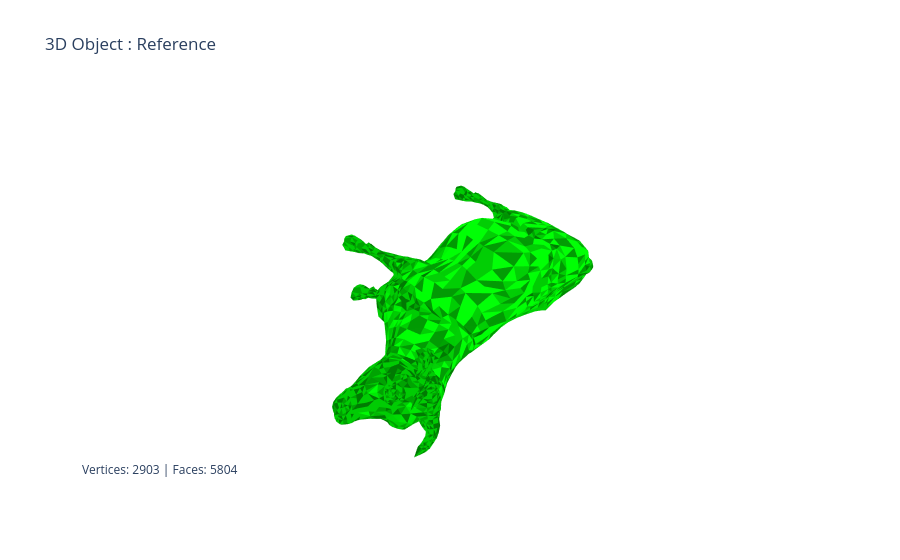
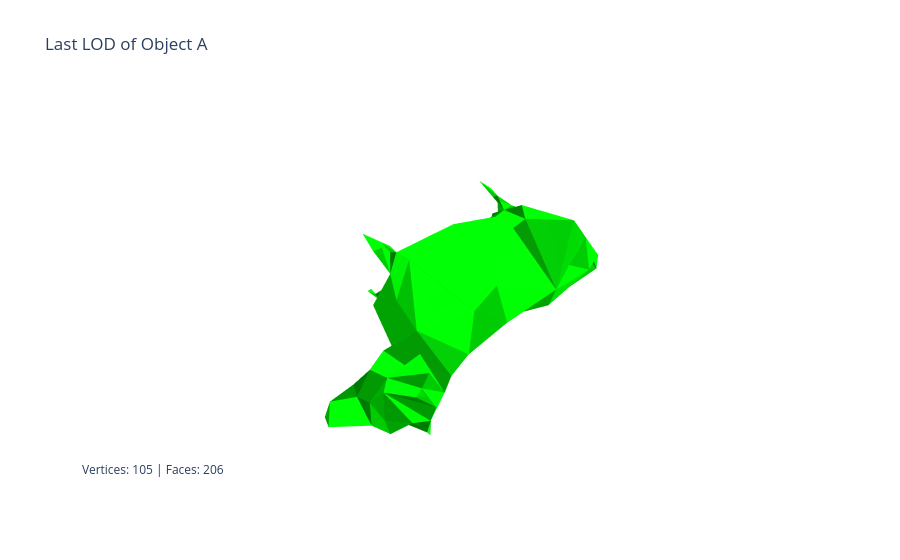
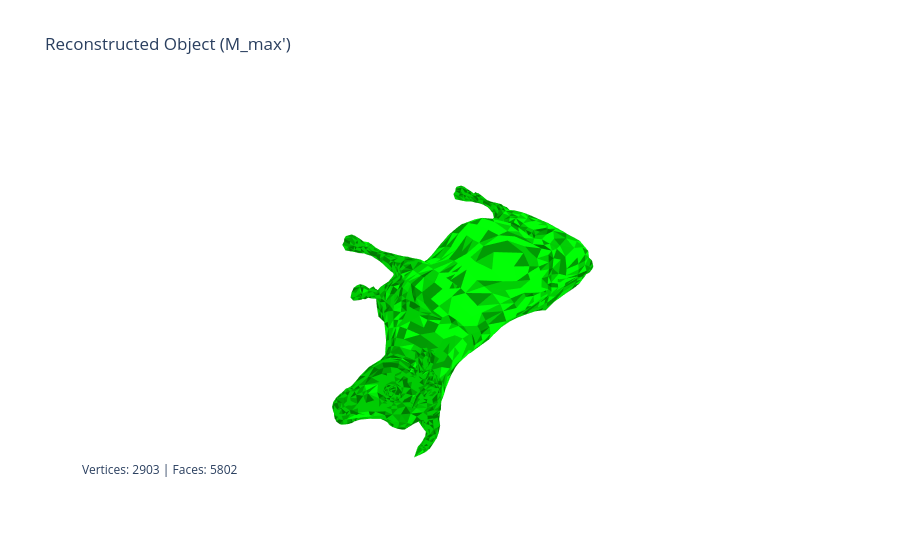

The notebook cell these images were saved under, in order:
### Markdown cell above
## Loading model

### Code cell
from MeshObjects import * 
from obja.obja import Output 
import os 

# Parramètres 
obj_name = "cow" 
model_path = f"models/{obj_name}.obj"
export_dir = f"./export/{obj_name}"
os.makedirs(export_dir, exist_ok=True) 
obj_path = f"{export_dir}/{obj_name}.obj" 
obja_path = f"{export_dir}/{obj_name}.obja" 
color = "#00FF04" 

# Model Ref = M_max = M_n 
with open(model_path, 'r') as f: 
    objref = Object3D(f, "Reference") 
objref.Show(color) 
LODs = AObject3D(objref, "Object A") # M_max 

# Model compression to M_0 
LODs.compress(0.2, 20) 
LODs.show_last_lod(color) 
LODs.get_last_lod().export_as_obj(obj_name) 

# Model decompression to M_max' 
output = Output(open(obja_path, "w"))
M_max_prime = LODs.decompress(out=output) 
M_max_prime.Show(color, "Reconstructed Object (M_max')") 
M_max_prime.export_as_obj(obj_name)

### Figure 1 — Plotly figure (JSON) as saved in the notebook; plotly's stock layout.template omitted (floating-point values rounded to 4 significant figures; data arrays with more than 128 entries replaced by an {"elided": "..."} marker saying what was removed)
{"data": [{"facecolor": {"elided": "5804 str values"}, "flatshading": true, "i": {"elided": "5804 int values"}, "j": {"elided": "5804 int values"}, "k": {"elided": "5804 int values"}, "opacity": 1, "type": "mesh3d", "x": {"elided": "2903 float values"}, "y": {"elided": "2903 float values"}, "z": {"elided": "2903 float values"}}], "layout": {"annotations": [{"showarrow": false, "text": "Vertices: 2903 | Faces: 5804", "x": 0, "xref": "paper", "y": 0, "yref": "paper"}], "scene": {"xaxis": {"visible": false}, "yaxis": {"visible": false}, "zaxis": {"visible": false}}, "title": {"text": "3D Object : Reference"}}}

### Figure 2 — Plotly figure (JSON) as saved in the notebook; plotly's stock layout.template omitted (floating-point values rounded to 4 significant figures; data arrays with more than 128 entries replaced by an {"elided": "..."} marker saying what was removed)
{"data": [{"facecolor": {"elided": "206 str values"}, "flatshading": true, "i": {"elided": "206 int values"}, "j": {"elided": "206 int values"}, "k": {"elided": "206 int values"}, "opacity": 1, "type": "mesh3d", "x": [2.229, 2.932, 1.92, 2.881, -2.033, -1.201, -0.06301, -2.734, -2.267, -2.942, -3.558, -3.617, 1.735, 1.912, -3.233, -3.079, -3.241, 1.954, 1.985, 2.022, 1.967, 3.234, 3.528, 3.36, 3.716, 4.121, 3.989, 2.361, 2.637, 0.7379, 0.9393, -0.4062, 0.02105, -1.216, -1.552, -1.48, -2.188, -2.673, -2.685, -3.359, -3.508, -3.302, -3.901, -3.675, 4.898, 4.752, 4.983, 4.533, 5.05, 5.219, 4.635, 5.158, 5.528, 5.672, 5.909, 5.758, 4.921, 4.312, 4.342, 4.408, 4.114, 4.062, 2.407, 2.835, -2.307, -1.782, -0.5351, -1.764, -2.684, -3.305, -3.666, 1.806, -2.918, -3.347, -2.981, 2.025, 1.71, 1.717, 1.967, 3.19, 4.068, 2.014, 1.859, 0.7607, -0.7524, -1.48, -1.745, -2.188, -2.717, -3.379, -3.223, -3.729, -3.861, 4.925, 5.133, 4.615, 5.233, 4.472, 4.734, 5.672, 4.187, 4.423, 4.314, 4.045, 4.037], "y": [-0.9927, -1.13, -1.567, -0.4931, -0.91, -1.578, -1.583, -1.718, -1.754, -1.787, -1.326, -0.3504, -2.966, -2.896, -1.834, -2.554, -2.555, -2.462, -2.221, -1.755, -1.228, 2.059, 1.06, 0.1655, 2.343, 0.6271, 1.298, 1.767, 1.017, 1.604, 0.38, 1.005, -0.8319, 1.757, 1.4, 0.2957, -0.3755, 1.905, 1.262, 1.81, 1.7, -3.018, 1.003, 0.5173, 1.947, 1.723, 1.503, 1.989, 2.033, 1.804, 2.369, 1.237, 1.44, 1.165, 1.389, 0.9579, 0.8123, 1.683, 2.581, 2.532, 2.334, 2.232, -0.975, -0.2311, -1.117, -1.021, -1.616, -1.765, -1.891, -1.582, -0.7341, -2.95, -1.904, -2.574, -2.143, -2.195, -2.272, -1.81, -1.228, 0.9075, 0.7989, -0.6623, 1.45, 1.205, 0.4381, 0.2957, 1.735, -0.3755, 1.577, 0.7679, -3.002, -0.8694, -0.1883, 1.918, 1.716, 1.64, 1.442, 2.325, 1.227, 1.165, 2.59, 2.561, 2.329, 2.254, 1.992], "z": [-0.8628, 0, 0, -0.522, -0.9642, -0.7992, -0.8651, -0.7496, -0.6621, -0.4426, -0.378, -0.3385, -0.9864, -0.9501, -1.088, -1.047, -0.8563, -0.8306, -0.8931, -0.9121, -1.154, -0.07243, -0.4894, -0.4127, 0, -0.1855, -0.5395, -0.2026, -0.5816, -0.2817, -1.186, -0.9711, -1.512, -0.1335, -1.05, -1.44, -1.407, -0.06717, -1.11, -0.3801, 0, -1.129, 0, -6.3e-05, -0.6281, -0.5913, -0.5076, -0.579, 7.1e-05, -0.1993, -0.1401, -0.418, -0.2507, -0.3541, 0.001026, -0.2107, 0.000318, -0.6399, -0.1403, -0.4867, -0.5265, -1.178, 0.8051, 0.5779, 0.9612, 0.9434, 0.9206, 0.4066, 0.4474, 0.6434, 0.4463, 0.9841, 1.005, 0.9552, 0.8584, 0.8113, 0.9543, 1.004, 1.154, 0.5001, 0.4008, 1.191, 0.6322, 0.7005, 1.467, 1.44, 0.4338, 1.407, 0.876, 0.886, 1.126, 0.09695, -0.02496, 0.6134, 0.3343, 0.5778, 0.363, 0.4438, 0.5929, 0.3541, 0.1358, 0.6036, 0.5775, 0.7442, 1.073]}], "layout": {"annotations": [{"showarrow": false, "text": "Vertices: 105 | Faces: 206", "x": 0, "xref": "paper", "y": 0, "yref": "paper"}], "scene": {"xaxis": {"visible": false}, "yaxis": {"visible": false}, "zaxis": {"visible": false}}, "title": {"text": "Last LOD of Object A"}}}

### Figure 3 — Plotly figure (JSON) as saved in the notebook; plotly's stock layout.template omitted (floating-point values rounded to 4 significant figures; data arrays with more than 128 entries replaced by an {"elided": "..."} marker saying what was removed)
{"data": [{"facecolor": {"elided": "5802 str values"}, "flatshading": true, "i": {"elided": "5802 int values"}, "j": {"elided": "5802 int values"}, "k": {"elided": "5802 int values"}, "opacity": 1, "type": "mesh3d", "x": {"elided": "2903 float values"}, "y": {"elided": "2903 float values"}, "z": {"elided": "2903 float values"}}], "layout": {"annotations": [{"showarrow": false, "text": "Vertices: 2903 | Faces: 5802", "x": 0, "xref": "paper", "y": 0, "yref": "paper"}], "scene": {"xaxis": {"visible": false}, "yaxis": {"visible": false}, "zaxis": {"visible": false}}, "title": {"text": "Reconstructed Object (M_max')"}}}
